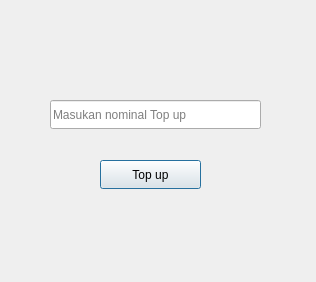
<?xml version="1.0" encoding="UTF-8"?>
<ui version="4.0">
 <class>Dialog</class>
 <widget class="QDialog" name="Dialog">
  <property name="geometry">
   <rect>
    <x>0</x>
    <y>0</y>
    <width>316</width>
    <height>282</height>
   </rect>
  </property>
  <property name="windowTitle">
   <string>Dialog</string>
  </property>
  <widget class="QLineEdit" name="lineEdit_2">
   <property name="geometry">
    <rect>
     <x>50</x>
     <y>100</y>
     <width>211</width>
     <height>29</height>
    </rect>
   </property>
   <property name="echoMode">
    <enum>QLineEdit::Password</enum>
   </property>
   <property name="placeholderText">
    <string>Masukan nominal Top up</string>
   </property>
  </widget>
  <widget class="QPushButton" name="loginBtn">
   <property name="geometry">
    <rect>
     <x>100</x>
     <y>160</y>
     <width>101</width>
     <height>29</height>
    </rect>
   </property>
   <property name="text">
    <string>Top up</string>
   </property>
  </widget>
 </widget>
 <resources/>
 <connections/>
</ui>
